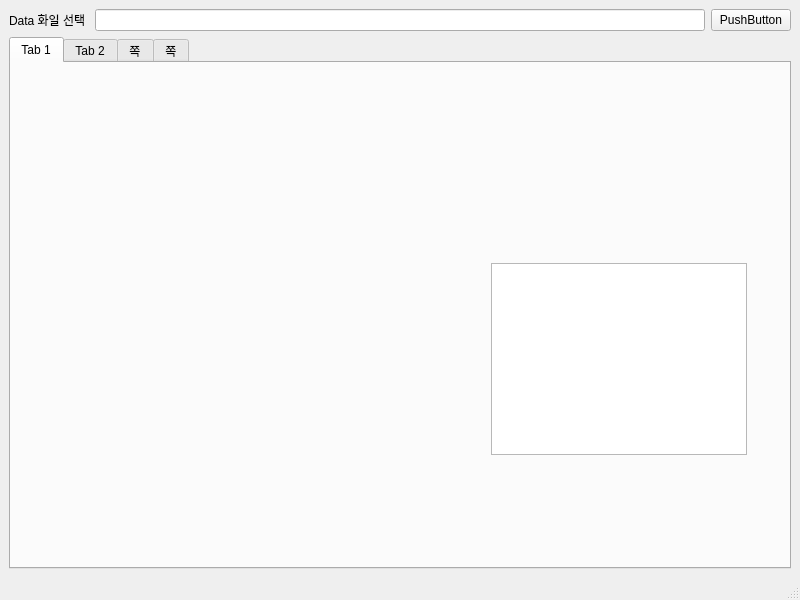
<?xml version="1.0" encoding="UTF-8"?>
<ui version="4.0">
 <class>MainWindow</class>
 <widget class="QMainWindow" name="MainWindow">
  <property name="geometry">
   <rect>
    <x>0</x>
    <y>0</y>
    <width>800</width>
    <height>600</height>
   </rect>
  </property>
  <property name="windowTitle">
   <string>MainWindow</string>
  </property>
  <widget class="QWidget" name="centralwidget">
   <layout class="QVBoxLayout" name="verticalLayout_2">
    <item>
     <layout class="QVBoxLayout" name="verticalLayout">
      <item>
       <layout class="QHBoxLayout" name="horizontalLayout">
        <item>
         <widget class="QLabel" name="label">
          <property name="text">
           <string>Data 화일 선택 </string>
          </property>
         </widget>
        </item>
        <item>
         <widget class="QLineEdit" name="lineEdit"/>
        </item>
        <item>
         <widget class="QPushButton" name="pushButton_2">
          <property name="text">
           <string>PushButton</string>
          </property>
         </widget>
        </item>
       </layout>
      </item>
      <item>
       <widget class="QTabWidget" name="tabWidget">
        <property name="currentIndex">
         <number>0</number>
        </property>
        <widget class="QWidget" name="tab_1">
         <attribute name="title">
          <string>Tab 1</string>
         </attribute>
         <widget class="QTableView" name="tableView_1">
          <property name="geometry">
           <rect>
            <x>480</x>
            <y>200</y>
            <width>256</width>
            <height>192</height>
           </rect>
          </property>
         </widget>
        </widget>
        <widget class="QWidget" name="tab_2">
         <attribute name="title">
          <string>Tab 2</string>
         </attribute>
         <widget class="QTableView" name="tableView_2">
          <property name="geometry">
           <rect>
            <x>130</x>
            <y>70</y>
            <width>256</width>
            <height>192</height>
           </rect>
          </property>
         </widget>
        </widget>
        <widget class="QWidget" name="tab_3">
         <attribute name="title">
          <string>쪽</string>
         </attribute>
         <widget class="QTableView" name="tableView_3">
          <property name="geometry">
           <rect>
            <x>160</x>
            <y>110</y>
            <width>256</width>
            <height>192</height>
           </rect>
          </property>
         </widget>
        </widget>
        <widget class="QWidget" name="tab_4">
         <attribute name="title">
          <string>쪽</string>
         </attribute>
         <widget class="QTableView" name="tableView_4">
          <property name="geometry">
           <rect>
            <x>200</x>
            <y>100</y>
            <width>256</width>
            <height>192</height>
           </rect>
          </property>
         </widget>
        </widget>
       </widget>
      </item>
     </layout>
    </item>
   </layout>
  </widget>
  <widget class="QMenuBar" name="menubar">
   <property name="geometry">
    <rect>
     <x>0</x>
     <y>0</y>
     <width>800</width>
     <height>26</height>
    </rect>
   </property>
  </widget>
  <widget class="QStatusBar" name="statusbar"/>
 </widget>
 <resources/>
 <connections/>
</ui>
